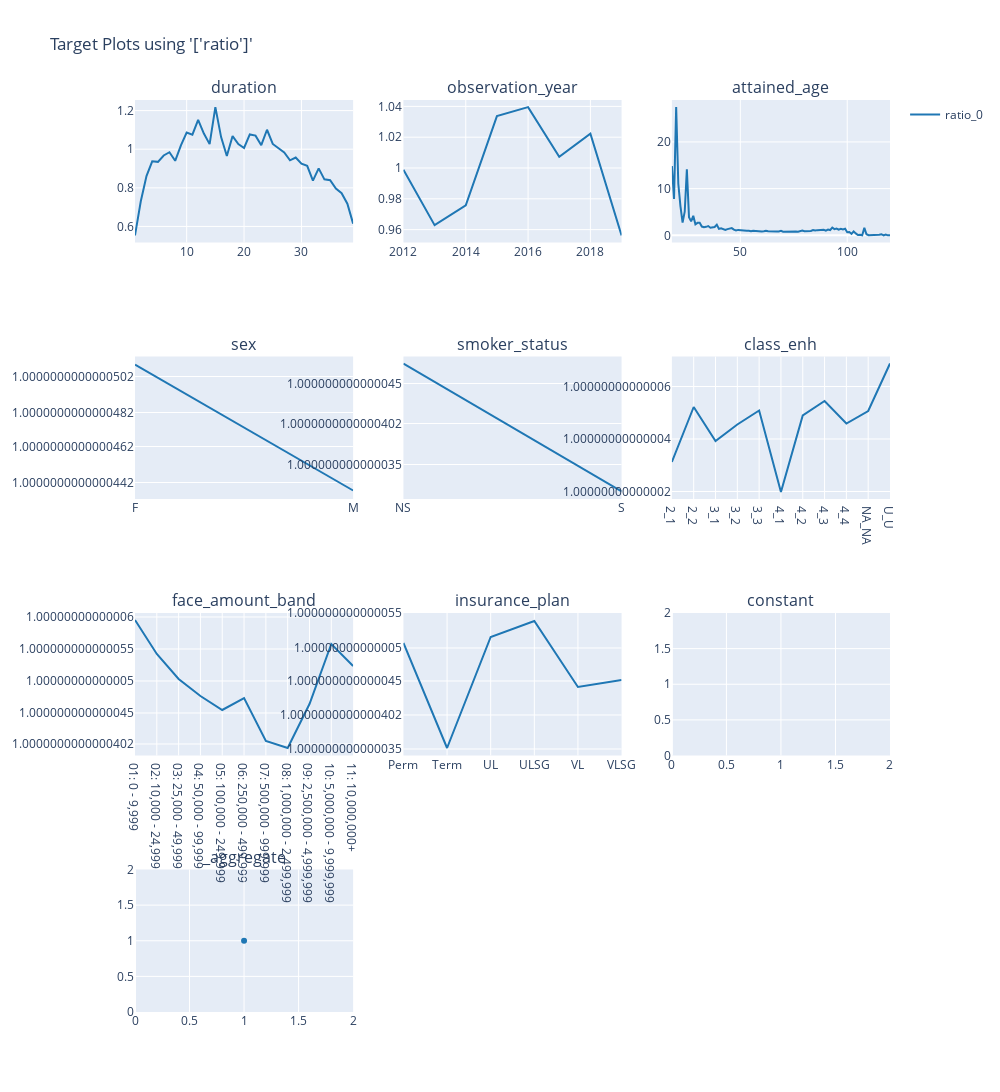

Notebook source saved alongside this figure:
### Code cell
charters.target(
    df=model_data.loc[X.index],
    target="ratio",
    cols=3,
    features=model_features,
    numerator=["death_claim_amount"],
    denominator=["exp_amt_glm"],
).show()

### Figure 1 — Plotly figure (JSON) as saved in the notebook; plotly's stock layout.template omitted (floating-point values rounded to 4 significant figures)
{"data": [{"line": {"color": "#1F77B4"}, "mode": "lines", "name": "ratio_0", "showlegend": true, "type": "scatter", "x": [1, 2, 3, 4, 5, 6, 7, 8, 9, 10, 11, 12, 13, 14, 15, 16, 17, 18, 19, 20, 21, 22, 23, 24, 25, 26, 27, 28, 29, 30, 31, 32, 33, 34, 35, 36, 37, 38, 39], "xaxis": "x", "y": [0.5538, 0.729, 0.861, 0.9373, 0.9344, 0.9676, 0.9843, 0.94, 1.02, 1.086, 1.075, 1.151, 1.081, 1.026, 1.218, 1.063, 0.965, 1.068, 1.027, 1.006, 1.076, 1.07, 1.021, 1.101, 1.027, 1.008, 0.983, 0.9423, 0.9569, 0.9251, 0.9136, 0.8374, 0.9007, 0.8439, 0.8396, 0.796, 0.7723, 0.7176, 0.6147], "yaxis": "y"}, {"line": {"color": "#1F77B4"}, "mode": "lines", "name": "ratio_0", "showlegend": false, "type": "scatter", "x": [2012, 2013, 2014, 2015, 2016, 2017, 2018, 2019], "xaxis": "x2", "y": [0.9988, 0.9629, 0.9757, 1.034, 1.04, 1.007, 1.022, 0.9563], "yaxis": "y2"}, {"line": {"color": "#1F77B4"}, "mode": "lines", "name": "ratio_0", "showlegend": false, "type": "scatter", "x": [18, 19, 20, 21, 22, 23, 24, 25, 26, 27, 28, 29, 30, 31, 32, 33, 34, 35, 36, 37, 38, 39, 40, 41, 42, 43, 44, 45, 46, 47, 48, 49, 50, 51, 52, 53, 54, 55, 56, 57, 58, 59, 60, 61, 62, 63, 64, 65, 66, 67, 68, 69, 70, 71, 72, 73, 74, 75, 76, 77, 78, 79, 80, 81, 82, 83, 84, 85, 86, 87, 88, 89, 90, 91, 92, 93, 94, 95, 96, 97, 98, 99, 100, 101, 102, 103, 104, 105, 106, 107, 108, 109, 110, 111, 112, 113, 114, 115, 116, 117, 118, 119, 120], "xaxis": "x3", "y": [14.85, 7.807, 27.44, 11.04, 6.265, 2.723, 5.057, 14.12, 3.886, 3.003, 4.175, 2.371, 2.684, 2.696, 1.884, 1.752, 1.824, 1.992, 1.636, 1.725, 1.799, 2.296, 1.395, 1.514, 1.35, 1.165, 1.335, 1.432, 1.559, 1.234, 1.058, 1.171, 1.105, 1.007, 1.018, 0.9874, 1.0, 0.897, 0.998, 0.9229, 0.8967, 0.9115, 0.8518, 0.9035, 0.9901, 0.9069, 0.8649, 0.7899, 0.8173, 0.829, 0.8403, 0.9598, 0.7734, 0.7961, 0.779, 0.8166, 0.8861, 0.7677, 0.8174, 0.7703, 0.9488, 1.02, 0.871, 0.8513, 0.9535, 0.9388, 1.14, 1.028, 1.119, 1.143, 1.199, 1.182, 1.019, 1.23, 1.133, 1.672, 1.34, 1.469, 1.215, 1.403, 1.267, 1.413, 0.6817, 0.7048, 0.3166, 0.8574, 0.4236, 0.08825, 0.1128, 0.02273, 1.612, 0.2424, 0.04189, 0.04625, 0.1441, 0.1755, 0.0819, 0.1203, 0.2454, 0, 0.1912, 0, 0], "yaxis": "y3"}, {"line": {"color": "#1F77B4"}, "mode": "lines", "name": "ratio_0", "showlegend": false, "type": "scatter", "x": ["F", "M"], "xaxis": "x4", "y": [1.0, 1.0], "yaxis": "y4"}, {"line": {"color": "#1F77B4"}, "mode": "lines", "name": "ratio_0", "showlegend": false, "type": "scatter", "x": ["NS", "S"], "xaxis": "x5", "y": [1.0, 1.0], "yaxis": "y5"}, {"line": {"color": "#1F77B4"}, "mode": "lines", "name": "ratio_0", "showlegend": false, "type": "scatter", "x": ["2_1", "2_2", "3_1", "3_2", "3_3", "4_1", "4_2", "4_3", "4_4", "NA_NA", "U_U"], "xaxis": "x6", "y": [1.0, 1.0, 1.0, 1.0, 1.0, 1.0, 1.0, 1.0, 1.0, 1.0, 1.0], "yaxis": "y6"}, {"line": {"color": "#1F77B4"}, "mode": "lines", "name": "ratio_0", "showlegend": false, "type": "scatter", "x": ["01: 0 - 9,999", "02: 10,000 - 24,999", "03: 25,000 - 49,999", "04: 50,000 - 99,999", "05: 100,000 - 249,999", "06: 250,000 - 499,999", "07: 500,000 - 999,999", "08: 1,000,000 - 2,499,999", "09: 2,500,000 - 4,999,999", "10: 5,000,000 - 9,999,999", "11: 10,000,000+"], "xaxis": "x7", "y": [1.0, 1.0, 1.0, 1.0, 1.0, 1.0, 1.0, 1.0, 1.0, 1.0, 1.0], "yaxis": "y7"}, {"line": {"color": "#1F77B4"}, "mode": "lines", "name": "ratio_0", "showlegend": false, "type": "scatter", "x": ["Perm", "Term", "UL", "ULSG", "VL", "VLSG"], "xaxis": "x8", "y": [1.0, 1.0, 1.0, 1.0, 1.0, 1.0], "yaxis": "y8"}, {"line": {"color": "#1F77B4"}, "mode": "lines", "name": "ratio_0", "showlegend": false, "type": "scatter", "x": [1], "xaxis": "x9", "y": [1.0], "yaxis": "y9"}, {"line": {"color": "#1F77B4"}, "mode": "markers", "name": "ratio_0", "showlegend": false, "type": "scatter", "x": [1], "xaxis": "x10", "y": [1.0], "yaxis": "y10"}], "layout": {"annotations": [{"font": {"size": 16}, "showarrow": false, "text": "duration", "x": 0.1444, "xanchor": "center", "xref": "paper", "y": 1, "yanchor": "bottom", "yref": "paper"}, {"font": {"size": 16}, "showarrow": false, "text": "observation_year", "x": 0.5, "xanchor": "center", "xref": "paper", "y": 1, "yanchor": "bottom", "yref": "paper"}, {"font": {"size": 16}, "showarrow": false, "text": "attained_age", "x": 0.8556, "xanchor": "center", "xref": "paper", "y": 1, "yanchor": "bottom", "yref": "paper"}, {"font": {"size": 16}, "showarrow": false, "text": "sex", "x": 0.1444, "xanchor": "center", "xref": "paper", "y": 0.7188, "yanchor": "bottom", "yref": "paper"}, {"font": {"size": 16}, "showarrow": false, "text": "smoker_status", "x": 0.5, "xanchor": "center", "xref": "paper", "y": 0.7188, "yanchor": "bottom", "yref": "paper"}, {"font": {"size": 16}, "showarrow": false, "text": "class_enh", "x": 0.8556, "xanchor": "center", "xref": "paper", "y": 0.7188, "yanchor": "bottom", "yref": "paper"}, {"font": {"size": 16}, "showarrow": false, "text": "face_amount_band", "x": 0.1444, "xanchor": "center", "xref": "paper", "y": 0.4375, "yanchor": "bottom", "yref": "paper"}, {"font": {"size": 16}, "showarrow": false, "text": "insurance_plan", "x": 0.5, "xanchor": "center", "xref": "paper", "y": 0.4375, "yanchor": "bottom", "yref": "paper"}, {"font": {"size": 16}, "showarrow": false, "text": "constant", "x": 0.8556, "xanchor": "center", "xref": "paper", "y": 0.4375, "yanchor": "bottom", "yref": "paper"}, {"font": {"size": 16}, "showarrow": false, "text": "_aggregate", "x": 0.1444, "xanchor": "center", "xref": "paper", "y": 0.1562, "yanchor": "bottom", "yref": "paper"}], "height": 1200, "title": {"text": "Target Plots using '['ratio']'"}, "width": 1000, "xaxis": {"anchor": "y", "autorange": true, "domain": [0, 0.2889], "range": [1, 39], "type": "linear"}, "xaxis10": {"anchor": "y10", "autorange": true, "domain": [0, 0.2889], "range": [0, 2], "type": "linear"}, "xaxis11": {"anchor": "y11", "domain": [0.3556, 0.6444]}, "xaxis12": {"anchor": "y12", "domain": [0.7111, 1]}, "xaxis2": {"anchor": "y2", "autorange": true, "domain": [0.3556, 0.6444], "range": [2012, 2019], "type": "linear"}, "xaxis3": {"anchor": "y3", "autorange": true, "domain": [0.7111, 1], "range": [18, 120], "type": "linear"}, "xaxis4": {"anchor": "y4", "autorange": true, "domain": [0, 0.2889], "range": [0, 1], "type": "category"}, "xaxis5": {"anchor": "y5", "autorange": true, "domain": [0.3556, 0.6444], "range": [0, 1], "type": "category"}, "xaxis6": {"anchor": "y6", "autorange": true, "domain": [0.7111, 1], "range": [0, 10], "type": "category"}, "xaxis7": {"anchor": "y7", "autorange": true, "domain": [0, 0.2889], "range": [0, 10], "type": "category"}, "xaxis8": {"anchor": "y8", "autorange": true, "domain": [0.3556, 0.6444], "range": [0, 5], "type": "category"}, "xaxis9": {"anchor": "y9", "autorange": true, "domain": [0.7111, 1], "range": [0, 2], "type": "linear"}, "yaxis": {"anchor": "x", "autorange": true, "domain": [0.8438, 1], "range": [0.5169, 1.255], "type": "linear"}, "yaxis10": {"anchor": "x10", "autorange": true, "domain": [0, 0.1562], "range": [4.596e-14, 2.0], "type": "linear"}, "yaxis11": {"anchor": "x11", "domain": [0, 0.1562]}, "yaxis12": {"anchor": "x12", "domain": [0, 0.1562]}, "yaxis2": {"anchor": "x2", "autorange": true, "domain": [0.8438, 1], "range": [0.9516, 1.044], "type": "linear"}, "yaxis3": {"anchor": "x3", "autorange": true, "domain": [0.8438, 1], "range": [-1.525, 28.97], "type": "linear"}, "yaxis4": {"anchor": "x4", "autorange": true, "domain": [0.5625, 0.7188], "range": [1.0, 1.0], "type": "linear"}, "yaxis5": {"anchor": "x5", "autorange": true, "domain": [0.5625, 0.7188], "range": [1.0, 1.0], "type": "linear"}, "yaxis6": {"anchor": "x6", "autorange": true, "domain": [0.5625, 0.7188], "range": [1.0, 1.0], "type": "linear"}, "yaxis7": {"anchor": "x7", "autorange": true, "domain": [0.2812, 0.4375], "range": [1.0, 1.0], "type": "linear"}, "yaxis8": {"anchor": "x8", "autorange": true, "domain": [0.2812, 0.4375], "range": [1.0, 1.0], "type": "linear"}, "yaxis9": {"anchor": "x9", "autorange": true, "domain": [0.2812, 0.4375], "range": [4.596e-14, 2.0], "type": "linear"}}}
